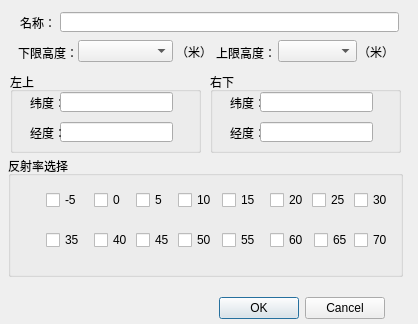
<?xml version="1.0" encoding="UTF-8"?>
<ui version="4.0">
 <class>CubeSettingsDialog</class>
 <widget class="QDialog" name="CubeSettingsDialog">
  <property name="geometry">
   <rect>
    <x>0</x>
    <y>0</y>
    <width>418</width>
    <height>324</height>
   </rect>
  </property>
  <property name="windowTitle">
   <string>跟踪框设置</string>
  </property>
  <property name="windowIcon">
   <iconset>
    <normaloff>../Debug/icon/boxSetting.png</normaloff>../Debug/icon/boxSetting.png</iconset>
  </property>
  <widget class="QDialogButtonBox" name="buttonBox">
   <property name="geometry">
    <rect>
     <x>44</x>
     <y>292</y>
     <width>341</width>
     <height>32</height>
    </rect>
   </property>
   <property name="orientation">
    <enum>Qt::Horizontal</enum>
   </property>
   <property name="standardButtons">
    <set>QDialogButtonBox::Cancel|QDialogButtonBox::Ok</set>
   </property>
  </widget>
  <widget class="QComboBox" name="HeightcomboBox">
   <property name="geometry">
    <rect>
     <x>156</x>
     <y>358</y>
     <width>63</width>
     <height>22</height>
    </rect>
   </property>
  </widget>
  <widget class="QLabel" name="label_3">
   <property name="geometry">
    <rect>
     <x>108</x>
     <y>354</y>
     <width>31</width>
     <height>25</height>
    </rect>
   </property>
   <property name="text">
    <string>高度：</string>
   </property>
  </widget>
  <widget class="QGroupBox" name="groupBox">
   <property name="geometry">
    <rect>
     <x>10</x>
     <y>72</y>
     <width>191</width>
     <height>81</height>
    </rect>
   </property>
   <property name="title">
    <string>左上</string>
   </property>
   <widget class="QLabel" name="label_2">
    <property name="geometry">
     <rect>
      <x>20</x>
      <y>20</y>
      <width>31</width>
      <height>21</height>
     </rect>
    </property>
    <property name="text">
     <string>纬度：</string>
    </property>
   </widget>
   <widget class="QLabel" name="label">
    <property name="geometry">
     <rect>
      <x>20</x>
      <y>50</y>
      <width>31</width>
      <height>21</height>
     </rect>
    </property>
    <property name="text">
     <string>经度：</string>
    </property>
   </widget>
   <widget class="QLineEdit" name="LeftTopLonlineEdit">
    <property name="geometry">
     <rect>
      <x>50</x>
      <y>20</y>
      <width>113</width>
      <height>20</height>
     </rect>
    </property>
   </widget>
   <widget class="QLineEdit" name="LeftTopLatlineEdit">
    <property name="geometry">
     <rect>
      <x>50</x>
      <y>50</y>
      <width>113</width>
      <height>20</height>
     </rect>
    </property>
   </widget>
   <zorder>LeftTopLatlineEdit</zorder>
   <zorder>label_2</zorder>
   <zorder>label</zorder>
   <zorder>LeftTopLonlineEdit</zorder>
  </widget>
  <widget class="QGroupBox" name="groupBox_2">
   <property name="geometry">
    <rect>
     <x>210</x>
     <y>72</y>
     <width>191</width>
     <height>81</height>
    </rect>
   </property>
   <property name="title">
    <string>右下</string>
   </property>
   <widget class="QLabel" name="label_6">
    <property name="geometry">
     <rect>
      <x>20</x>
      <y>20</y>
      <width>31</width>
      <height>21</height>
     </rect>
    </property>
    <property name="text">
     <string>纬度：</string>
    </property>
   </widget>
   <widget class="QLabel" name="label_7">
    <property name="geometry">
     <rect>
      <x>20</x>
      <y>50</y>
      <width>31</width>
      <height>21</height>
     </rect>
    </property>
    <property name="text">
     <string>经度：</string>
    </property>
   </widget>
   <widget class="QLineEdit" name="RightBottonLonlineEdit">
    <property name="geometry">
     <rect>
      <x>50</x>
      <y>20</y>
      <width>113</width>
      <height>20</height>
     </rect>
    </property>
   </widget>
   <widget class="QLineEdit" name="RightBottonLatlineEdit">
    <property name="geometry">
     <rect>
      <x>50</x>
      <y>50</y>
      <width>113</width>
      <height>20</height>
     </rect>
    </property>
   </widget>
  </widget>
  <widget class="QLabel" name="label_4">
   <property name="geometry">
    <rect>
     <x>20</x>
     <y>12</y>
     <width>31</width>
     <height>21</height>
    </rect>
   </property>
   <property name="text">
    <string>名称：</string>
   </property>
  </widget>
  <widget class="QLineEdit" name="NamelineEdit">
   <property name="geometry">
    <rect>
     <x>60</x>
     <y>12</y>
     <width>339</width>
     <height>20</height>
    </rect>
   </property>
  </widget>
  <widget class="QLabel" name="label_5">
   <property name="geometry">
    <rect>
     <x>18</x>
     <y>40</y>
     <width>61</width>
     <height>25</height>
    </rect>
   </property>
   <property name="text">
    <string>下限高度：</string>
   </property>
  </widget>
  <widget class="QComboBox" name="HeightDownComboBox">
   <property name="geometry">
    <rect>
     <x>78</x>
     <y>40</y>
     <width>95</width>
     <height>22</height>
    </rect>
   </property>
  </widget>
  <widget class="QComboBox" name="HeightUpComboBox">
   <property name="geometry">
    <rect>
     <x>278</x>
     <y>40</y>
     <width>79</width>
     <height>22</height>
    </rect>
   </property>
  </widget>
  <widget class="QLabel" name="label_8">
   <property name="geometry">
    <rect>
     <x>216</x>
     <y>40</y>
     <width>61</width>
     <height>25</height>
    </rect>
   </property>
   <property name="text">
    <string>上限高度：</string>
   </property>
  </widget>
  <widget class="QGroupBox" name="groupBox_3">
   <property name="geometry">
    <rect>
     <x>8</x>
     <y>156</y>
     <width>395</width>
     <height>121</height>
    </rect>
   </property>
   <property name="title">
    <string>反射率选择</string>
   </property>
   <widget class="QCheckBox" name="checkBox_1">
    <property name="geometry">
     <rect>
      <x>38</x>
      <y>36</y>
      <width>39</width>
      <height>16</height>
     </rect>
    </property>
    <property name="text">
     <string>-5</string>
    </property>
   </widget>
   <widget class="QCheckBox" name="checkBox_2">
    <property name="geometry">
     <rect>
      <x>86</x>
      <y>36</y>
      <width>71</width>
      <height>16</height>
     </rect>
    </property>
    <property name="text">
     <string>0</string>
    </property>
   </widget>
   <widget class="QCheckBox" name="checkBox_3">
    <property name="geometry">
     <rect>
      <x>128</x>
      <y>36</y>
      <width>71</width>
      <height>16</height>
     </rect>
    </property>
    <property name="text">
     <string>5</string>
    </property>
   </widget>
   <widget class="QCheckBox" name="checkBox_4">
    <property name="geometry">
     <rect>
      <x>170</x>
      <y>36</y>
      <width>71</width>
      <height>16</height>
     </rect>
    </property>
    <property name="text">
     <string>10</string>
    </property>
   </widget>
   <widget class="QCheckBox" name="checkBox_5">
    <property name="geometry">
     <rect>
      <x>214</x>
      <y>36</y>
      <width>71</width>
      <height>16</height>
     </rect>
    </property>
    <property name="text">
     <string>15</string>
    </property>
   </widget>
   <widget class="QCheckBox" name="checkBox_6">
    <property name="geometry">
     <rect>
      <x>262</x>
      <y>36</y>
      <width>71</width>
      <height>16</height>
     </rect>
    </property>
    <property name="text">
     <string>20</string>
    </property>
   </widget>
   <widget class="QCheckBox" name="checkBox_7">
    <property name="geometry">
     <rect>
      <x>304</x>
      <y>36</y>
      <width>71</width>
      <height>16</height>
     </rect>
    </property>
    <property name="text">
     <string>25</string>
    </property>
   </widget>
   <widget class="QCheckBox" name="checkBox_8">
    <property name="geometry">
     <rect>
      <x>346</x>
      <y>36</y>
      <width>71</width>
      <height>16</height>
     </rect>
    </property>
    <property name="text">
     <string>30</string>
    </property>
   </widget>
   <widget class="QCheckBox" name="checkBox_9">
    <property name="geometry">
     <rect>
      <x>38</x>
      <y>76</y>
      <width>71</width>
      <height>16</height>
     </rect>
    </property>
    <property name="text">
     <string>35</string>
    </property>
   </widget>
   <widget class="QCheckBox" name="checkBox_10">
    <property name="geometry">
     <rect>
      <x>86</x>
      <y>76</y>
      <width>71</width>
      <height>16</height>
     </rect>
    </property>
    <property name="text">
     <string>40</string>
    </property>
   </widget>
   <widget class="QCheckBox" name="checkBox_11">
    <property name="geometry">
     <rect>
      <x>128</x>
      <y>76</y>
      <width>71</width>
      <height>16</height>
     </rect>
    </property>
    <property name="text">
     <string>45</string>
    </property>
   </widget>
   <widget class="QCheckBox" name="checkBox_12">
    <property name="geometry">
     <rect>
      <x>170</x>
      <y>76</y>
      <width>71</width>
      <height>16</height>
     </rect>
    </property>
    <property name="text">
     <string>50</string>
    </property>
   </widget>
   <widget class="QCheckBox" name="checkBox_13">
    <property name="geometry">
     <rect>
      <x>214</x>
      <y>76</y>
      <width>33</width>
      <height>16</height>
     </rect>
    </property>
    <property name="text">
     <string>55</string>
    </property>
   </widget>
   <widget class="QCheckBox" name="checkBox_14">
    <property name="geometry">
     <rect>
      <x>262</x>
      <y>76</y>
      <width>33</width>
      <height>16</height>
     </rect>
    </property>
    <property name="text">
     <string>60</string>
    </property>
   </widget>
   <widget class="QCheckBox" name="checkBox_15">
    <property name="geometry">
     <rect>
      <x>306</x>
      <y>76</y>
      <width>35</width>
      <height>16</height>
     </rect>
    </property>
    <property name="text">
     <string>65</string>
    </property>
   </widget>
   <widget class="QCheckBox" name="checkBox_16">
    <property name="geometry">
     <rect>
      <x>346</x>
      <y>76</y>
      <width>37</width>
      <height>16</height>
     </rect>
    </property>
    <property name="text">
     <string>70</string>
    </property>
   </widget>
  </widget>
  <widget class="QLabel" name="label_9">
   <property name="geometry">
    <rect>
     <x>176</x>
     <y>44</y>
     <width>41</width>
     <height>16</height>
    </rect>
   </property>
   <property name="font">
    <font>
     <weight>50</weight>
     <bold>false</bold>
    </font>
   </property>
   <property name="text">
    <string>（米）</string>
   </property>
  </widget>
  <widget class="QLabel" name="label_10">
   <property name="geometry">
    <rect>
     <x>358</x>
     <y>44</y>
     <width>33</width>
     <height>16</height>
    </rect>
   </property>
   <property name="font">
    <font>
     <weight>50</weight>
     <bold>false</bold>
    </font>
   </property>
   <property name="text">
    <string>（米）</string>
   </property>
  </widget>
 </widget>
 <resources/>
 <connections>
  <connection>
   <sender>buttonBox</sender>
   <signal>accepted()</signal>
   <receiver>CubeSettingsDialog</receiver>
   <slot>accept()</slot>
   <hints>
    <hint type="sourcelabel">
     <x>248</x>
     <y>254</y>
    </hint>
    <hint type="destinationlabel">
     <x>157</x>
     <y>274</y>
    </hint>
   </hints>
  </connection>
  <connection>
   <sender>buttonBox</sender>
   <signal>rejected()</signal>
   <receiver>CubeSettingsDialog</receiver>
   <slot>reject()</slot>
   <hints>
    <hint type="sourcelabel">
     <x>316</x>
     <y>260</y>
    </hint>
    <hint type="destinationlabel">
     <x>286</x>
     <y>274</y>
    </hint>
   </hints>
  </connection>
 </connections>
</ui>
